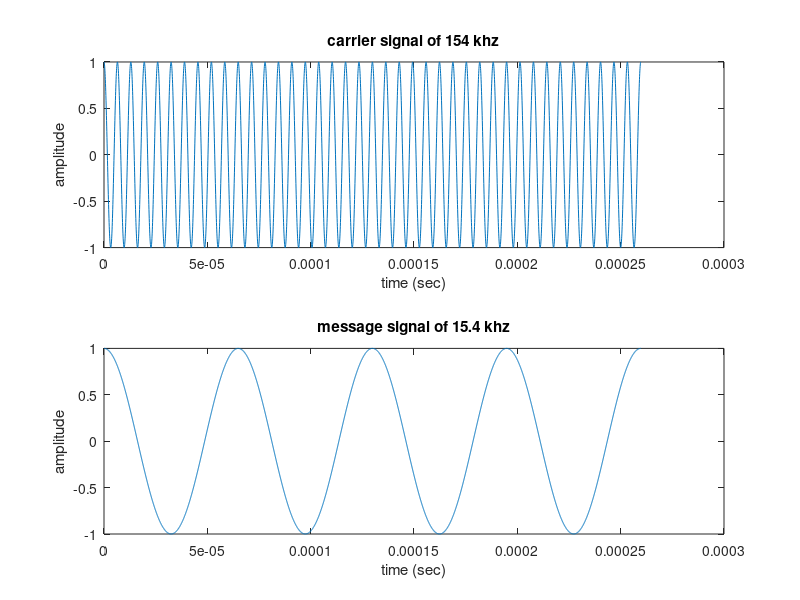
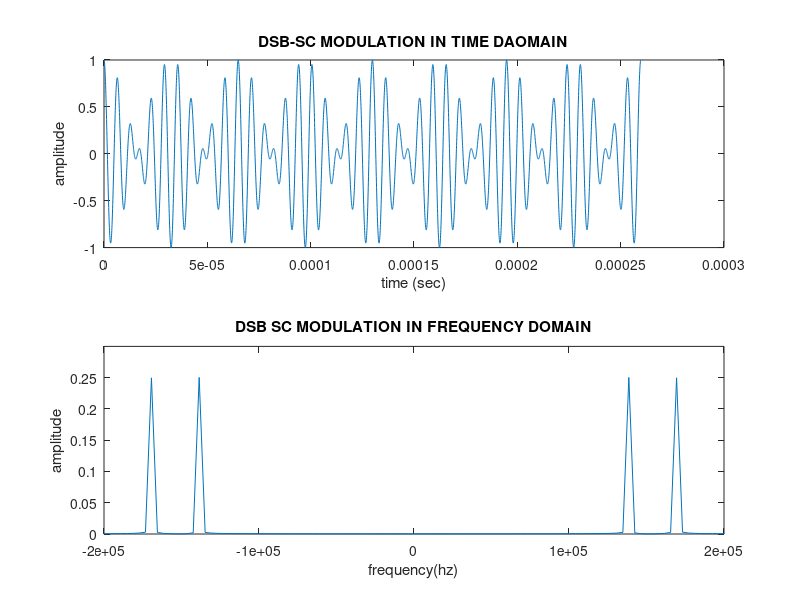
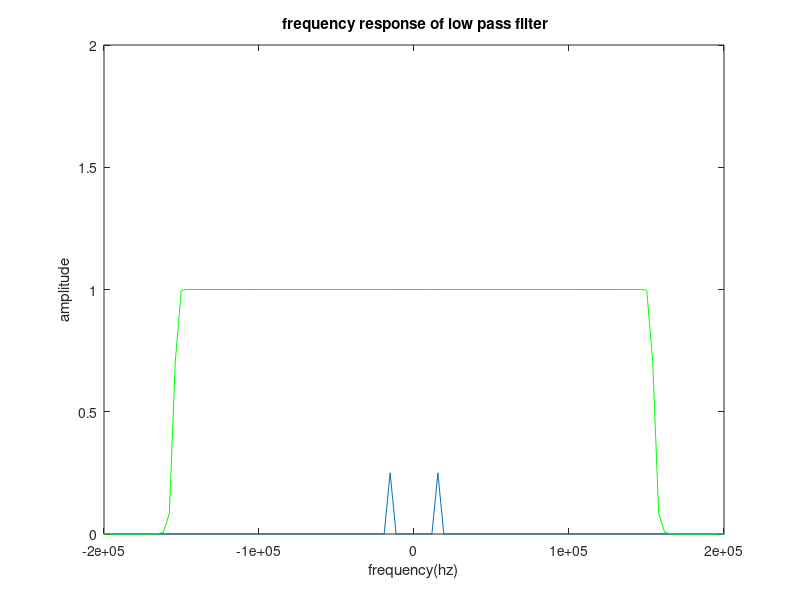
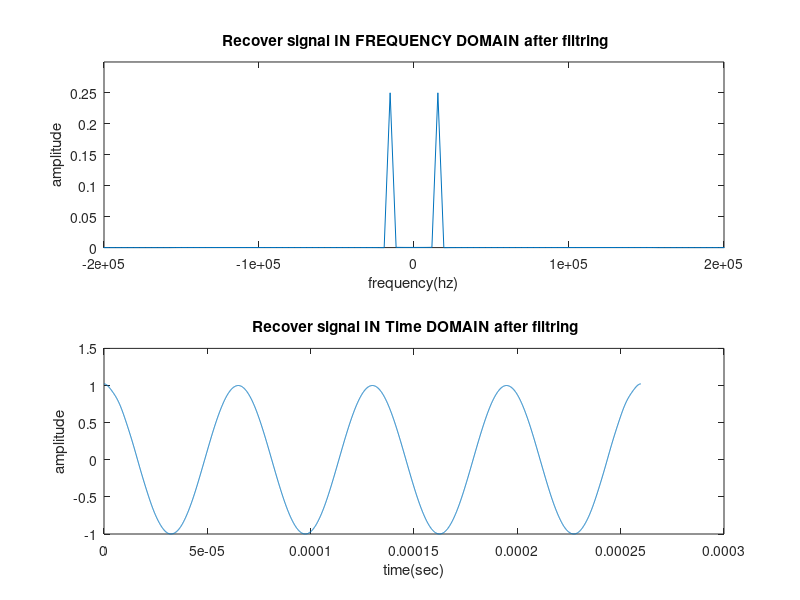

The MATLAB source for these figures, in order:
% task 1
fc=154000;
% task 2
fm=fc/10;
fs=100*fc;
t=0:1/fs:4/fm;
xc=cos(2*pi*fc*t);
xm=cos(2*pi*fm*t);
figure(1)
subplot(2,1,1),plot(t,xc);
title('carrier signal of 154 khz');
xlabel('time (sec)');
ylabel('amplitude');
subplot(2,1,2),plot(t,xm);
title('message signal of 15.4 khz');
xlabel('time (sec)');
ylabel('amplitude');
% DSB-SC MODULATION
z1= xm.*xc;
figure(2)
% task 3.1
subplot(2,1,1),plot(t,z1);
title('DSB-SC MODULATION IN TIME DAOMAIN');
xlabel('time (sec)');
ylabel('amplitude');
% task 3.2
l1=length(z1);
f=linspace(-fs/2,fs/2,l1);
Z1=fftshift(fft(z1,l1)/l1);
subplot(2,1,2),plot(f,abs(Z1));
title('DSB SC MODULATION IN FREQUENCY DOMAIN');
xlabel('frequency(hz)');
ylabel('amplitude');
axis([-200000 200000 0 0.3]);
% task 3.3 demodulation
s1=z1.*xc;
S1=fftshift(fft(s1,length(s1))/length(s1));
figure(3)
plot(f,abs(S1));
title(' demodulated signal IN FREQUENCY DOMAIN before filtring');
xlabel('frequency(hz)');
ylabel('amplitude');
axis([-200000 200000 0 0.3]);
hold on
Hlp=1./sqrt(1+(f./fc).^(2*100));
plot(f,Hlp,'g');
title(' frequency response of low pass filter');
xlabel('frequency(hz)');
ylabel('amplitude');
axis([-200000 200000 0 2]);
% task 3.4
E1=Hlp.*S1;
figure(4)
subplot(2,1,1),plot(f,E1);
title(' Recover signal IN FREQUENCY DOMAIN after filtring');
xlabel('frequency(hz)');
ylabel('amplitude');
axis([-200000 200000 0 0.3]);
e1=ifft(ifftshift(E1))*length(E1);
subplot(2,1,2),plot(t,(1/0.5)*e1);
title(' Recover signal IN Time DOMAIN after filtring');
xlabel('time(sec)');
ylabel('amplitude');